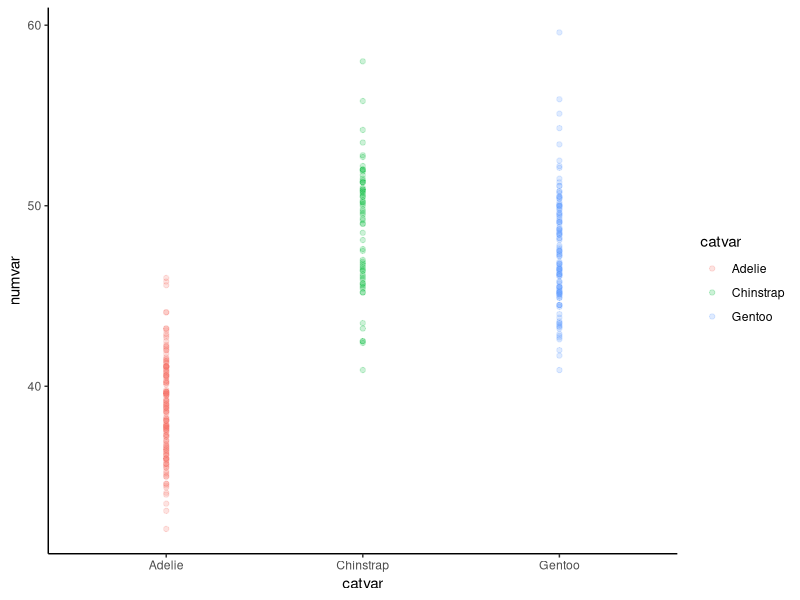

Recreate this plot in R.
## ---- chunk 1
knitr::opts_chunk$set(echo = TRUE)
## ---- chunk 2
library(tidyverse)
library(testthat)
library(palmerpenguins)
## ---- chunk 3
#' Title: Scatterplot Function
#' @description
#' scat_plot function
#' @details The following code creates a function that generates a scatterplot from a categorical variable 'catvar' and a numeric variable 'numvar'. It throws an error if catvar is not of class 'character' or numvar is not of class 'numeric'.
#'
#' @param catvar a character vector; short for categorical variable, as this code is designed primarily for creating plots of from categorical and numeric data efficiently
#' @param numvar a numeric vector; short for for numeric variable, as this code will identify the relationship between a numeric and categorical variable from a dataset using a plot.
#' @param na.rm specify whether any missing values should be removed (TRUE; default) or not (FALSE) from catvar and numvar arguments
#'
#' @return The function returns a scatterplot, with catvar on the x-axis and numvar on the y-axis, with points additionally coloured by catvar.
plot_scatter <- function(catvar, numvar, na.rm = TRUE) {
  scat_plot <- ggplot() +
    geom_point(mapping = aes(x = catvar, y = numvar, color = catvar), alpha = 0.2) + 
    theme_classic()
  return(scat_plot)
}
## ---- chunk 4
head(penguins)
penguins %>%
  plot_scatter(catvar = penguins$species, numvar = penguins$bill_length_mm)
